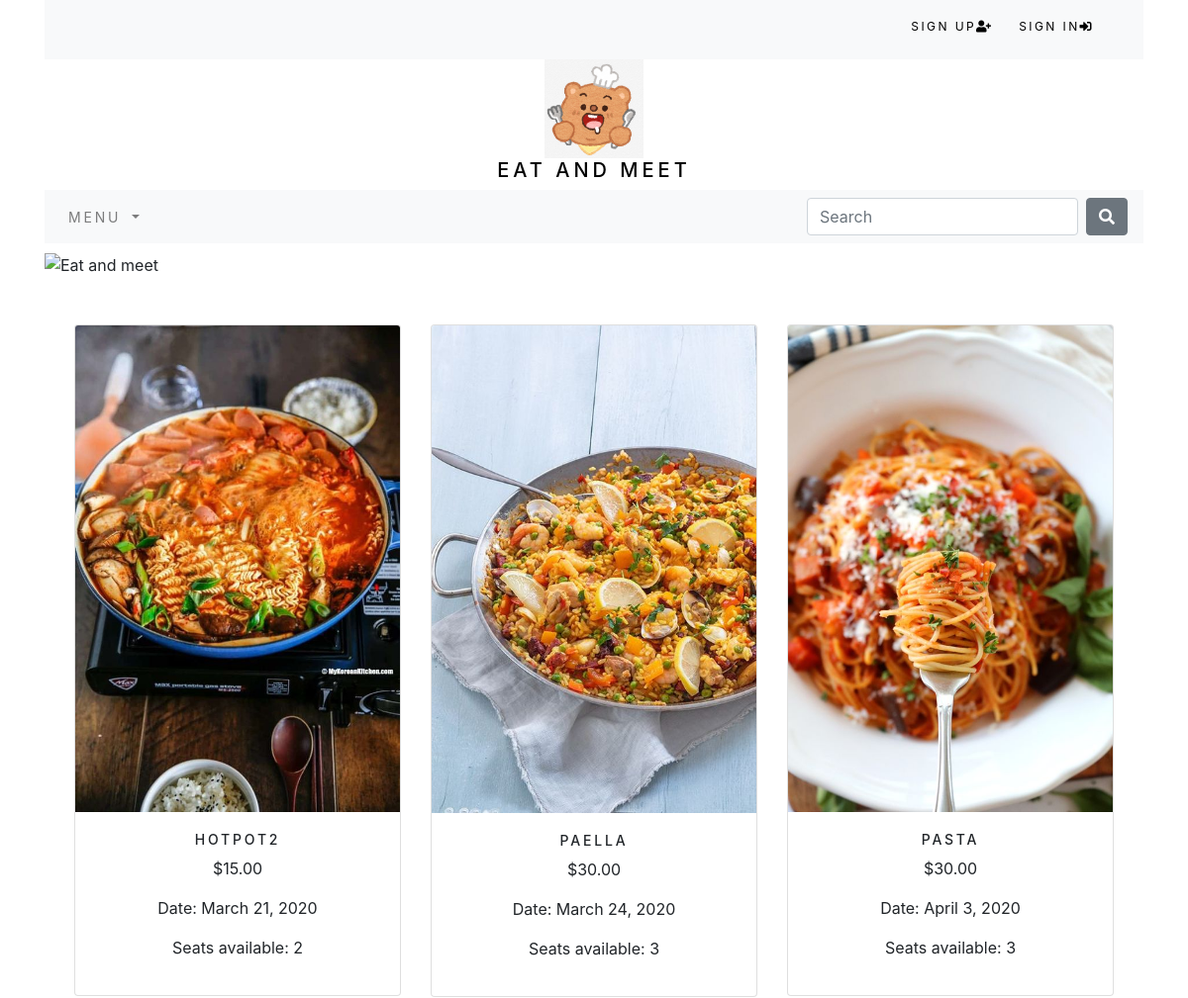
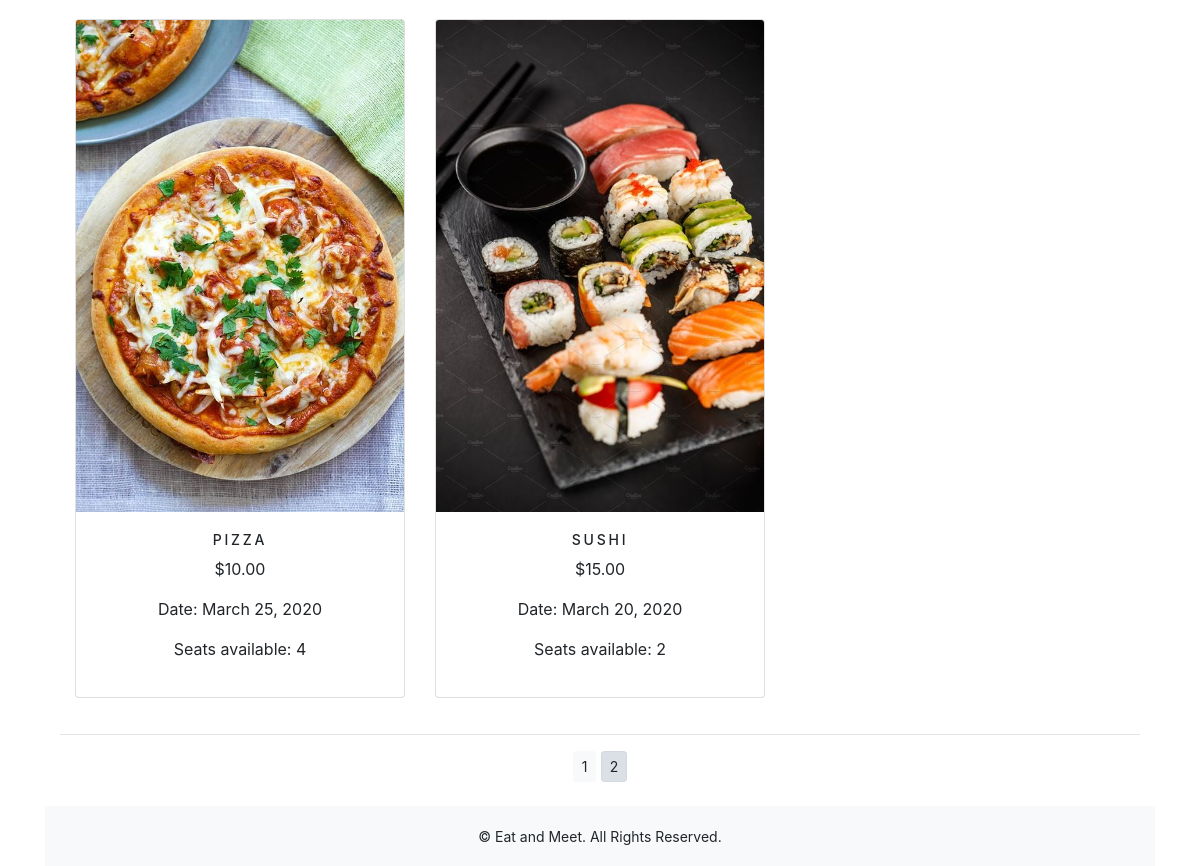
/menu/?page=2, run on the app's committed database (2 pictures, top to bottom).
### menu/models.py (models this page shows, shortened)
class Product(models.Model):
	name = models.CharField(max_length=250, unique=True)
	slug = models.SlugField(max_length=250, unique=True)
	description = models.TextField(blank=True)
	category = models.ForeignKey(Category, on_delete=models.CASCADE) #if a product is deleted, any references at the category model of that product will be deleted
	price = models.DecimalField(max_digits=10, decimal_places=2)
	image = models.ImageField(upload_to='product', blank=True)
	guest = models.DecimalField(max_digits=5, decimal_places=0)
	available = models.BooleanField(default=True)
	date = models.DateField(default=date.today)
	created = models.DateTimeField(auto_now_add=True) #add by default when a product is created
	updated = models.DateTimeField(auto_now=True)
	class Meta:
		ordering = ('name',)
		verbose_name = 'product'
		verbose_name_plural = 'products'
	def get_url(self):
		return reverse('menu:ProdCatDetail', args=[self.category.slug, self.slug])

### menu/views.py (the view)
# urls.py: path('', views.allProdCat, name='allProdCat'),
def allProdCat(request, c_slug=None):
	c_page = None
	products_list = None
	if c_slug!=None:
		c_page = get_object_or_404(Category,slug=c_slug)
		products_list = Product.objects.filter(category=c_page,available=True)
	else:
		products_list = Product.objects.all().filter(available=True)
	'''Paginator code'''
	paginator = Paginator(products_list, 6)
	try:
		page=int(request.GET.get('page', '1'))
	except:
		page = 1
	try:
		products = paginator.page(page)
	except(EmptyPage, InvalidPage):
		products = paginator.get_page(paginator.num_pages)
	return render(request,'menu/category.html',{'category':c_page,'products':products})

### event/context_processors.py (called while the page is built)
def counter(request):
	item_count = 0
	if 'admin' in request.path:
		return {}
	else:
		try:
			event = Event.objects.filter(event_id=_event_id(request))
			event_items = EventItem.objects.all().filter(event=event[:1])
			for event_item in event_items:
				item_count += event_item.quantity
		except Cart.DoesNotExist:
			item_count = 0
	return dict(item_count = item_count)

### event/views.py (called while the page is built)
def _event_id(request):
	event = request.session.session_key
	if not event:
		event = request.session.create()
	return event

### menu/context_processors.py (called while the page is built)
def menu_links(request):
	links = Category.objects.all()
	return dict(links=links)

### menu/models.py (called while the page is built)
	def get_url(self):
		return reverse('menu:products_by_category', args=[self.slug])

### menu/templates/menu/category.html (shortened to what this page needs)
{% extends "base.html"%}
{% load static %}
{% block content %}
	<div class="mx-auto">
	{% if category %}
		{% if category.image %}
		<img class="my_image" src="{{category.image.url}}" alt="{category.name}">
		{% endif %}
	</div>
	<br>
	<div>
		<h1 class="text-center my_title">{{category.name}}</h1>
		<p class="text-justify">{{category.description}}</p>
	</div>
	{% else %}
		<img class="my_image my_image_padding" src="{% static 'img/banner.jpg' %}" alt="Eat and meet">
	<br>
	<br>
	<br>
	{% endif %}
	<div class="container">
		<div class="row mx-auto">
			{% for product in products.object_list %}
			<div class="my_bottom_margin col-9 col-sm-12 col-md-4 col-md-12 col-lg-4">
				<div class="card text-center" style="min-width: 8rem;">
					{% if product.image %}
					<a href="{{product.get_url}}"><img class="card-img-top" src="{{product.image.url}}" alt="{{product.name}}" ></a>
					{% endif %}
					<div class="card-body">
						<h4>{{product.name}}</h4>
						<p>${{product.price}}</p>
						<p>Date: {{product.date}}</p>
						<p>Seats available: {{product.guest}}</p>
					</div>
				</div>
			</div>
			{% endfor %}
		</div>
		<div class="mx-auto">
			{% if products.paginator.num_pages > 1 %}
				<hr>
				<div class="text-center">
					{% for pg in products.paginator.page_range %}
					<a href="?page={{pg}}" class="btn btn-light btn-sm {% if products.number == pg %}active{% endif %}">{{pg}}</a>
					{% endfor %}
			</div>
			{% endif %}
		</div>
		<br>
	</div>
{% endblock%}

### static/css/custom.css (style rules this page uses)
body { font-family: 'Roboto',sans-serif; }
.my_image { width: 100%; height: auto; }
.my_image_padding { padding-top: 10px; }
.my_bottom_margin { margin-bottom: 20px; }
.card-body h4 { font-size: 14px; text-transform: uppercase; letter-spacing: .2em; }

### data on the page
Product: image (picture), name "HOTPOT2", price "15.00", date "March 21, 2020", guest "2"
Product: image (picture), name "PAELLA", price "30.00", date "March 24, 2020", guest "3"
Product: image (picture), name "PASTA", price "30.00", date "April 3, 2020", guest "3"
Product: image (picture), name "PIZZA", price "10.00", date "March 25, 2020", guest "4"
Product: image (picture), name "SUSHI", price "15.00", date "March 20, 2020", guest "2"

### other printed values
{{ pg }} "1" "2"
